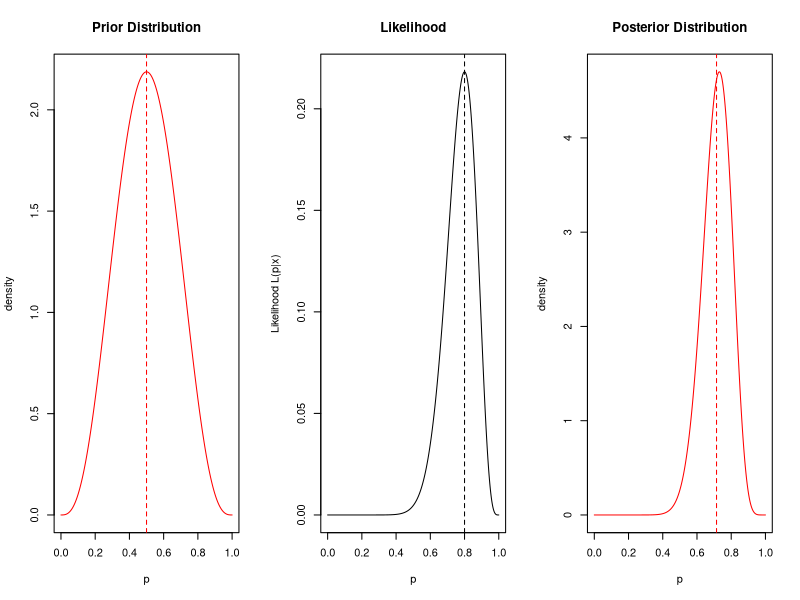
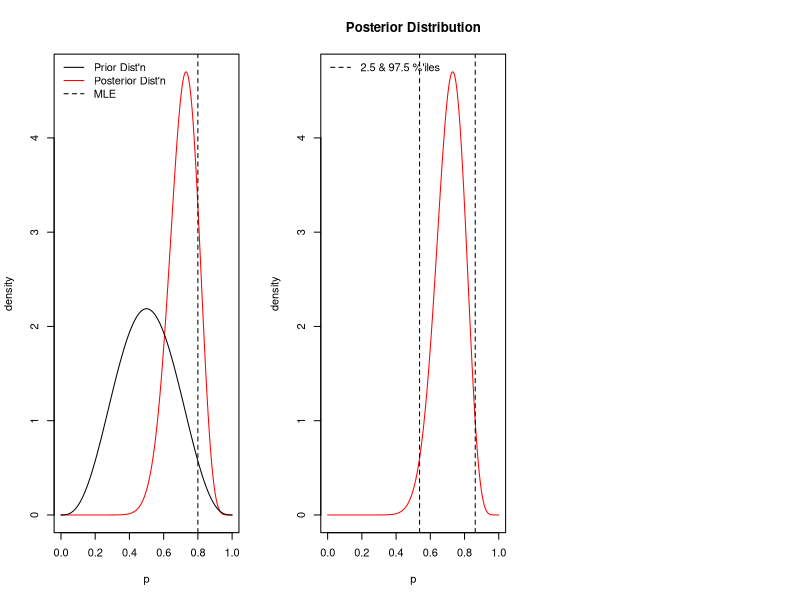

These charts were generated, in order, by the following R code:
## ---- chunk 1
# Install these packages first
library(dplyr)
library(ggplot2)
library(tidyr)
library(knitr)
library(readr)
## ---- chunk 2
#param1 <- 100
param2 <- 4
obs <- 16
n <- 20
#obs2 <- 80
#n2 <- 100
## ---- chunk 3
par(mfrow=c(1,3))
curve(dbeta(x, shape1 = param2, shape2 = param2), from=0, to=1, n=5000,
      xlab="p", ylab="density", main="Prior Distribution", col="red")
abline(v=0.5, lty=2, col="red")
curve(dbinom(x = obs, size = n, prob = x), from=0, to=1, n=5000,
      xlab="p", ylab="Likelihood L(p|x)", main="Likelihood")
abline(v=obs/n, lty=2)
curve(dbeta(x, shape1 = param2+obs, shape2 = param2+n-obs), from=0, to=1, n=5000,
      xlab="p", ylab="density", main="Posterior Distribution", col="red")
abline(v=(param2+obs)/(param2+param2+n), lty=2, col="red")
## ---- chunk 4
curve(dbeta(x, shape1 = param2+obs, shape2 = param2+n-obs), from=0, to=1, 
      n=5000, xlab="p", ylab="density", main="", col="red")
# abline(v=(param2+obs)/(param2+param2+n), lty=2, col="red")
abline(v=obs/n, lty=2)
curve(dbeta(x, shape1 = param2, shape2 = param2), n=5000, add=TRUE)
# abline(v=0.5, lty=2)
legend("topleft", legend=c("Prior Dist'n", "Posterior Dist'n", "MLE"), 
       lty=c(1, 1, 2), col=c("black", "red", "black"), bty="n")
## ---- chunk 5
curve(dbeta(x, shape1 = param2+obs, shape2 = param2+n-obs), from=0, to=1, 
      n=5000, xlab="p", ylab="density", main="Posterior Distribution", col="red")
abline(v=qbeta(c(0.025, 0.975), shape1 = param2+obs, shape2 = param2+n-obs), lty=2)
legend("topleft", legend=c("2.5 & 97.5 %'iles"), lty=2, col="black", bty="n")
